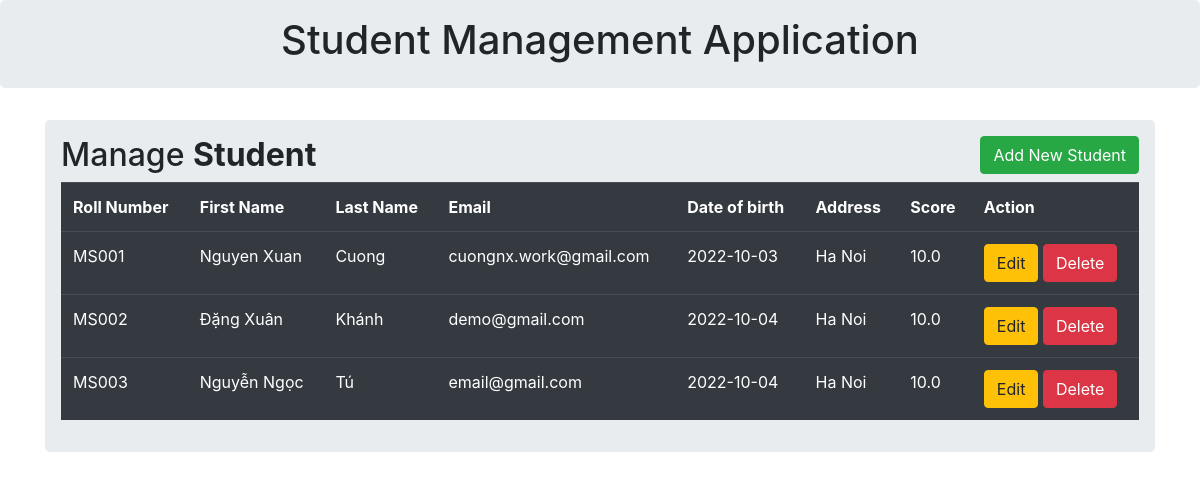
Before: / with the older database file.
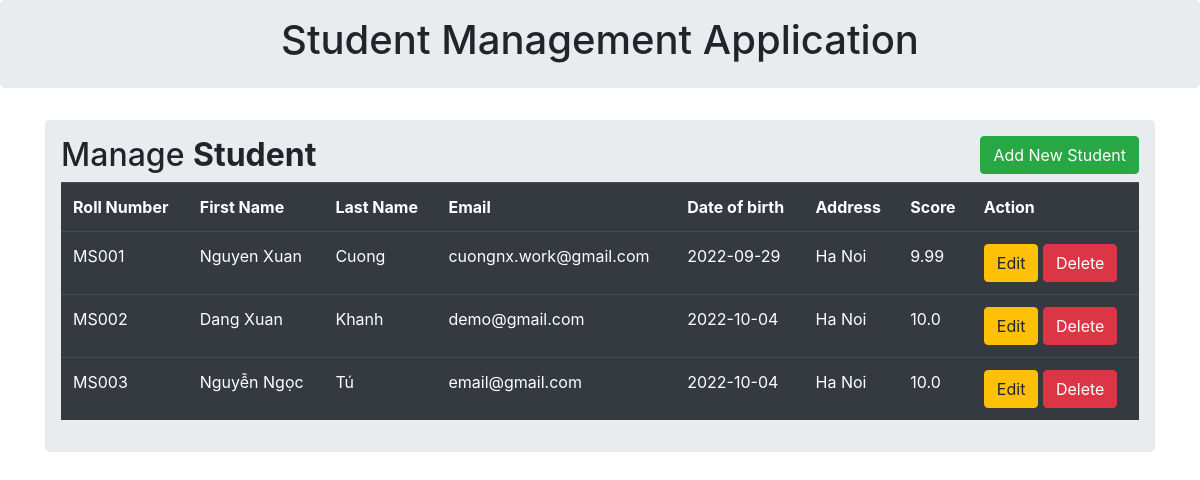
After: the same page with the newer database file.
### tables this page shows
CREATE TABLE student (
                                            roll_number text PRIMARY KEY,
                                            first_name text NOT NULL,
                                            last_name text NOT NULL,
                                            email text NOT NULL,
                                            date_of_birth text NOT NULL,
                                            address text NOT NULL,
                                            score real NOT NULL
                                        );

### app.py (the view)
@app.route('/')
def index():
    allData = studentData.getAll()
    return render_template('index.html', students = allData)

### data_access.py (called while the page is built)
    def getAll(self):
        sql_select = """SELECT roll_number, first_name, last_name, email, date_of_birth, address, score FROM student"""
        lst = self.conn.cursor().execute(sql_select).fetchall()
        students = []
        for item in lst:
            s = Student(item)
            students.append(s)
        return students

### student.py (called while the page is built)
    @property
    def rnumber(self): return self.__rnumber

    @property
    def fname(self): return self.__fname

    @property
    def lname(self): return self.__lname

    @property
    def email(self): return self.__email

    @property
    def dob(self): return self.__dob

    @property
    def address(self): return self.__address

    @property
    def score(self): return self.__score

### templates/index.html (shortened to what this page needs)
{% extends 'base.html' %}
{% block body %}
    <div class="container">
        <div class="row">
            <div class="col-md-12">
                <div class="jumbotron p-3">
                    <h2>Manage <b>Student </b>
                        <button type="button" class="btn btn-success float-right"
                                data-toggle="modal"
                                data-target="#myModal">Add New Student
                        </button>
                    </h2>
                    <table class="table table-hover table-dark">
                        <tr>
                            <th>Roll Number</th>
                            <th>First Name</th>
                            <th>Last Name</th>
                            <th>Email</th>
                            <th>Date of birth</th>
                            <th>Address</th>
                            <th>Score</th>
                            <th>Action</th>
                        </tr>
                        {% for row in students %}
                        <tr>
                            <td>{{row.rnumber}}</td>
                            <td>{{row.fname}}</td>
                            <td>{{row.lname}}</td>
                            <td>{{row.email}}</td>
                            <td>{{row.dob}}</td>
                            <td>{{row.address}}</td>
                            <td>{{row.score}}</td>
                            <td>
                                <a href="/update/{{row.rnumber}}" class="btn btn-warning btn-xs"
                                   data-toggle="modal"
                                   data-target="#modalEdit{{row.rnumber}}">Edit</a>
                                <a href="/delete/{{row.rnumber}}" class="btn btn-danger btn-xs"
                                   onclick="return confirm('Are you sure?')">Delete</a>
                            </td>
                        </tr>
                        {% endfor %}
                    </table>
                </div>
            </div>
        </div>
    </div>
{% endblock %}

### templates/base.html (shortened to what this page needs)
<!DOCTYPE html>
<html lang="en">
<head>
    <link rel="stylesheet" href="https://cdn.jsdelivr.net/npm/bootstrap@4.3.1/dist/css/bootstrap.min.css"
>
</head>
<body>
{% block body %}{% endblock %}
</body>
</html>

### templates/header.html (shortened to what this page needs)
{% extends 'base.html' %}
{% block body %}
    <div class="jumbotron p-3">
        <div class="well text-center">
            <h1>Student Management Application</h1>
        </div>
    </div>
{% endblock %}

### templates/update_dialog.html (shortened to what this page needs)
{% extends 'base_dialog.html' %}

### templates/create_dialog.html (shortened to what this page needs)
{% extends 'base_dialog.html' %}

Changed rows visible on the page:
changed student "MS001": dob "2022-10-03" → "2022-09-29"; score "10.0" → "9.99"
changed student "MS002": fname "Đặng Xuân" → "Dang Xuan"; lname "Khánh" → "Khanh"
